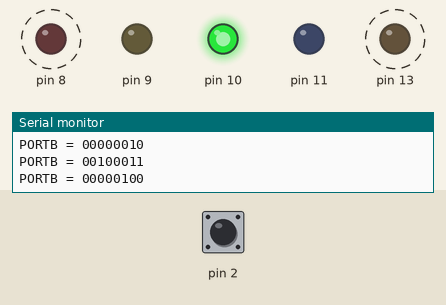
The sketch below on a simulated Arduino Uno, built with avr-gcc and run on an emulated ATmega328P. Shown: output pins drawn as LEDs (lit = HIGH), the last lines printed to the serial monitor. Dashed ring = blinking. The test bench sets the inputs (shaded band); at power-on: pin 2 HIGH.

Above: at 1.3 s.
1.4 s: pin 2 pulled LOW for 0.15 s
At 2.85 s:
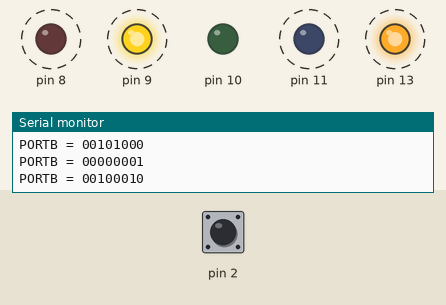
4.4 s: pin 2 pulled LOW for 1 s
At 4.65 s:
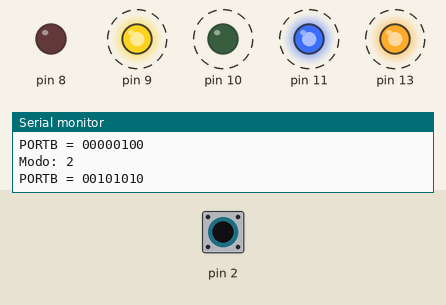
7.4 s: pin 2 pulled LOW for 0.15 s
At 8.25 s:
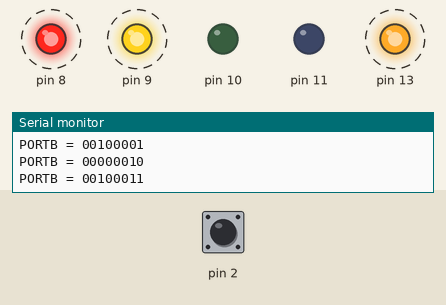
10.5 s: pin 2 pulled LOW for 3.2 s
At 11.25 s:
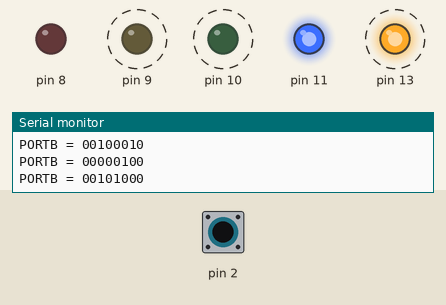
15.2 s: pin 2 pulsed LOW 2 times (0.12 s each, 0.3 s apart)
At 16.65 s:
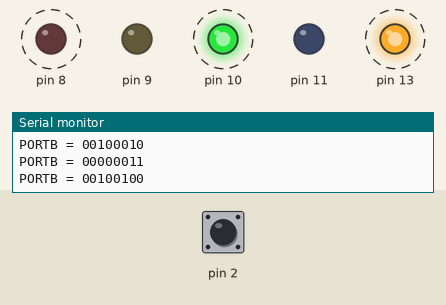
Timing chart, 0 to 22.8 s (numbered marks = the images above; inputs shaded):
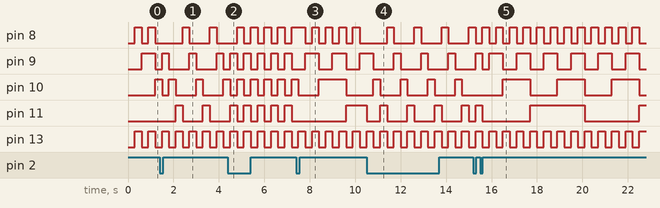

Measured:
- after the input at 1.4 s, pin 8: alternates HIGH for 0.30 s and LOW for 0.90 s, starting after 1.0 s
- after the input at 4.4 s, pin 8: alternates HIGH for 0.30 s and LOW for 0.30 s, starting after 1.0 s; pin 9: alternates HIGH for 0.30 s and LOW for 0.30 s, starting after 0.10 s; pin 10: alternates HIGH for 0.30 s and LOW for 0.30 s, starting after 0.40 s; pin 11: alternates HIGH for 0.30 s and LOW for 0.30 s, starting after 0.70 s
- after the input at 7.4 s, pin 9: alternates HIGH for 0.60 s and LOW for 0.60 s, starting after 0.40 s
- after the input at 10.5 s, pin 8: alternates HIGH for 0.30 s and LOW for 0.90 s, starting after 0.90 s; pin 10: alternates HIGH for 0.30 s and LOW for 0.90 s, starting after 0.60 s
- after the input at 15.2 s, pin 8: alternates HIGH for 0.30 s and LOW for 0.30 s, starting after 0.40 s; pin 10: alternates HIGH for 1.2 s and LOW for 1.2 s, starting after 1.3 s
- by itself, pin 8, pin 13: alternates HIGH for 0.30 s and LOW for 0.30 s
- by itself, pin 9, pin 11: alternates HIGH for 0.30 s and LOW for 0.90 s
- by itself, pin 10: repeats every 1.2 s: HIGH 0.30 s, LOW 0.90 s

The sketch:

Codigo3_Laboratorio_Bits.ino
```cpp
/*
 APE 1 - Codigo 3: Laboratorio de bits en los puertos B y D
 Placa : Arduino UNO (ATmega328P @ 16 MHz) - simulacion en Wokwi
 Libs : ninguna (avr/io.h llega incluido por Arduino.h)
 Pines : PB0..PB3 (D8..D11) LEDs | PD2 (D2) pulsador a GND | PB5 (D13) LED L
 Regla : NO se usa pinMode(), digitalWrite() ni digitalRead()
*/

const uint8_t MASK_LEDS = 0x0F;
const uint8_t NUM_MODOS = 3;
const uint8_t PATRON_INICIAL[NUM_MODOS] = {0b0000, 0b0001, 0b0101};
const unsigned long PERIODO_MS = 300;

uint8_t modo = 0;
uint8_t patron = PATRON_INICIAL[0];
uint8_t btnAnterior = 1;
unsigned long tAnterior = 0;

void imprimirBin8(const char *etiqueta, uint8_t v) {
  Serial.print(etiqueta);

  for (int8_t i = 7; i >= 0; i--) {
    Serial.print((v >> i) & 1);
  }

  Serial.println();
}

void escribirLeds(uint8_t valor) {
  PORTB = (PORTB & ~MASK_LEDS) | (valor & MASK_LEDS);
}

void demoOperaciones() {
  uint8_t a = 0b11001100;
  uint8_t b = 0b10101010;

  imprimirBin8("a = ", a);
  imprimirBin8("b = ", b);
  imprimirBin8("a & b = ", a & b);
  imprimirBin8("a | b = ", a | b);
  imprimirBin8("a ^ b = ", a ^ b);
  imprimirBin8("~a = ", (uint8_t)~a);
  imprimirBin8("a << 1 = ", (uint8_t)(a << 1));
  imprimirBin8("a >> 2 = ", a >> 2);

  Serial.print("~a sin cast, en BIN: ");
  Serial.println(~a, BIN);
}

void setup() {
  DDRB |= MASK_LEDS | (1 << DDB5);

  DDRD &= ~(1 << DDD2);

  PORTD |= (1 << PORTD2);

  Serial.begin(9600);

  Serial.println(F("APE 1 - Laboratorio de bits"));

  demoOperaciones();

  escribirLeds(patron);
}

void loop() {

  uint8_t btn = (PIND >> PIND2) & 1;

  if (btnAnterior == 1 && btn == 0) {
    modo = (modo + 1) % NUM_MODOS;

    patron = PATRON_INICIAL[modo];

    Serial.print(F("Modo: "));
    Serial.println(modo);
  }

  btnAnterior = btn;

  if (millis() - tAnterior >= PERIODO_MS) {

    tAnterior = millis();

    switch (modo) {

      case 0:
        patron = (patron + 1) & MASK_LEDS;
        break;

      case 1:
        patron = ((patron << 1) | (patron >> 3)) & MASK_LEDS;
        break;

      case 2:
        patron ^= MASK_LEDS;
        break;
    }

    escribirLeds(patron);

    PINB = (1 << PINB5);

    imprimirBin8("PORTB = ", PORTB);
  }
}
```

main.c
```cpp
/*
 * APE 1 - Codigo 5: Microchip Studio (C puro, sin Arduino)
 * Dispositivo: ATmega328P | Toolchain: AVR/GNU C Compiler (avr-gcc)
 */

#include <avr/io.h>

int main(void)
{
    // Configura PB5 (D13) y PB0 (D8) como salidas.
    DDRB |= (1 << DDB5) | (1 << DDB0);

    // Configura PD2 (D2) como entrada para el pulsador.
    DDRD &= ~(1 << DDD2);

    // Activa la resistencia pull-up interna de PD2.
    PORTD = (1 << PORTD2);

    while (1)
    {
        // Comprueba el estado del pulsador conectado a PD2.
        if (PIND & (1 << PIND2)) {
            // Pulsador sin presionar: apaga el LED integrado de PB5.
            PORTB &= ~(1 << PORTB5);
        } else {
            // Pulsador presionado: enciende el LED integrado de PB5.
            PORTB |= (1 << PORTB5);
        }

        // Invierte el estado de PB0 en cada iteración.
        PORTB ^= (1 << PORTB0);
    }
}
```
